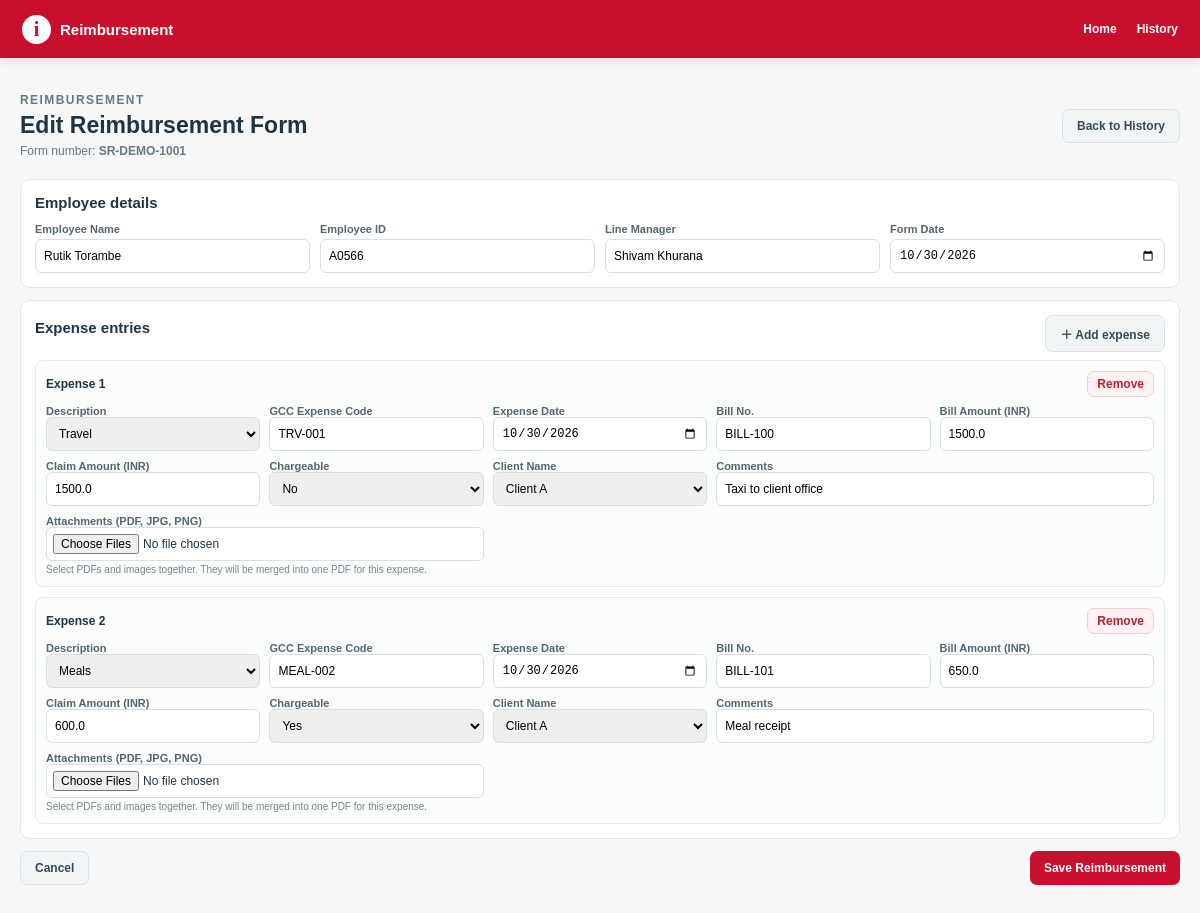
/reimbursement/SR-DEMO-1001/edit, run on an earlier commit of the app's database.
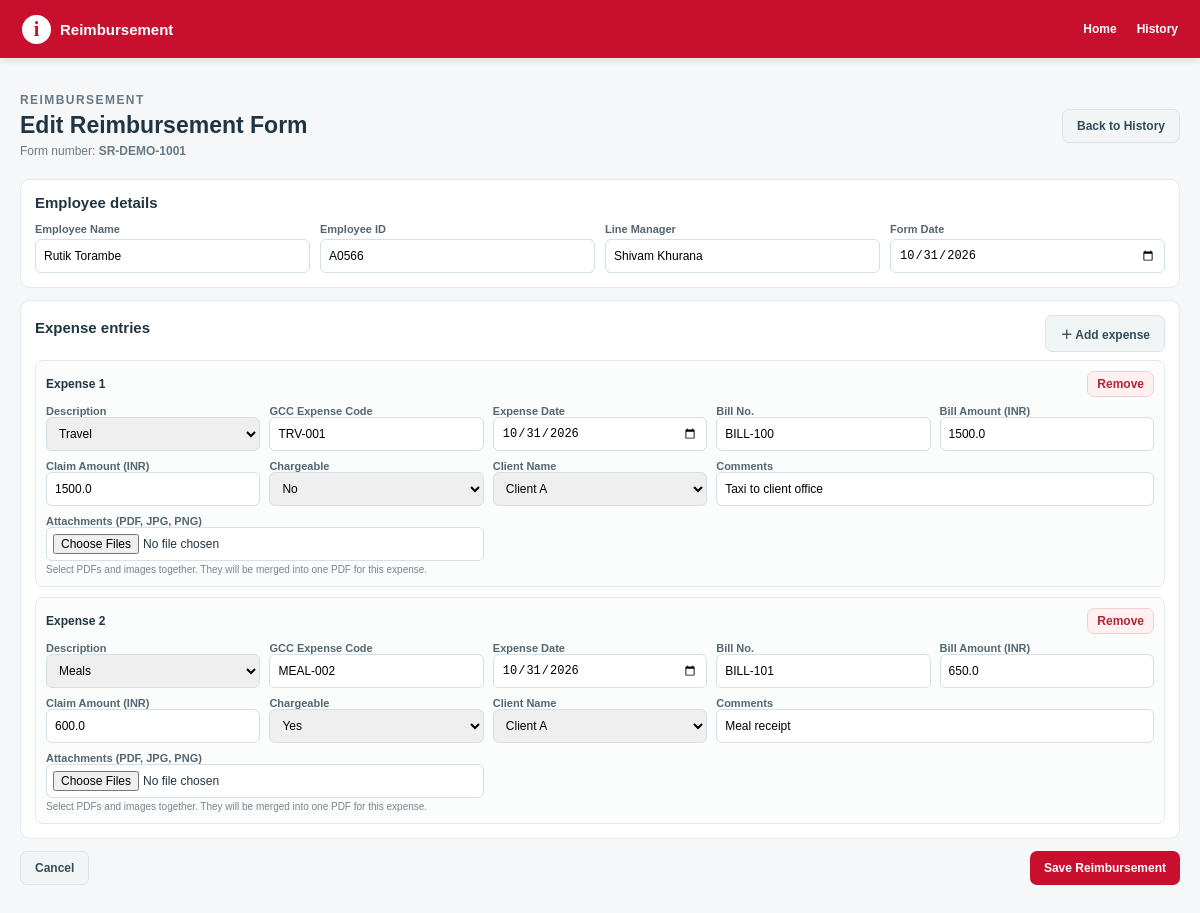
And on a later commit of the database.
### app.py (models this page shows, shortened)
class ExpenseSundry(db.Model):
    __tablename__ = "ExpenseSundry"
    FormNo = db.Column(db.String(255), primary_key=True)
    Item = db.Column(db.Integer, primary_key=True)
    FormDate = db.Column(db.Float)
    EmpID = db.Column(db.String(255))
    EName = db.Column(db.String(255))
    Manager = db.Column(db.String(255))
    Description = db.Column(db.String(255))
    GCCExpCode = db.Column(db.String(255))
    ExpenseDate = db.Column(db.Float)
    BillNo = db.Column(db.String(255))
    BillAmount = db.Column(db.Float, default=0)
    ClaimAmount = db.Column(db.Float, default=0)
    Chargeable = db.Column(db.String(20), default="NO")
    ClientName = db.Column(db.String(255))
    Comments = db.Column(db.String(1000))
    Status = db.Column(db.String(100), default="Submitted")
    DocumentID = db.Column(db.String(1000))
    AttachmentCheck = db.Column(db.String(50))
    ManagerApproval = db.Column(db.String(50), nullable=True, default="Pending", server_default=db.text("'Pending'"))
    HRApproval = db.Column(db.String(50), nullable=True, default="Pending", server_default=db.text("'Pending'"))
    SignatoryApproval = db.Column(db.String(50), nullable=True, default="Pending", server_default=db.text("'Pending'"))
    TeamHeadApproval = db.Column(db.String(50), nullable=True, default="Pending", server_default=db.text("'Pending'"))
    AdminApproval = db.Column(db.String(50), nullable=True, default="Pending", server_default=db.text("'Pending'"))
    ManagerApprovalBy = db.Column(db.String(255), nullable=True)
    HRApprovalBy = db.Column(db.String(255), nullable=True)
    SignatoryApprovalBy = db.Column(db.String(255), nullable=True)
    TeamHeadApprovalBy = db.Column(db.String(255), nullable=True)
    AdminApprovalBy = db.Column(db.String(255), nullable=True)
    FormReviewComments = db.Column(db.String(1000), nullable=True)
    ManagerApprovalDate = db.Column(db.Float, nullable=True)
    HRApprovalDate = db.Column(db.Float, nullable=True)
    SignatoryApprovalDate = db.Column(db.Float, nullable=True)
    TeamHeadApprovalDate = db.Column(db.Float, nullable=True)
    AdminApprovalDate = db.Column(db.Float, nullable=True)

### app.py (the view, shortened to what this page needs)
@app.route("/reimbursement/<form_no>/<action>", methods=["GET", "POST"])
def form_action(form_no, action):
    if action not in {"view", "edit", "delete"}:
        abort(404)
    rows = all_rows(form_no)
    if not rows:
        abort(404)
    if action == "view":
        return page("View Form", "view.html", form_no=form_no, rows=rows)
    first = rows[0]
    header = {"EName": first.EName or "", "EmpID": first.EmpID or "",
              "Manager": first.Manager or "", "FormDate": excel_serial_to_input(first.FormDate) or date.today().isoformat()}
    return page("Edit Form", "form.html", mode="edit", form_no=form_no, rows=rows,
                header=header, today=date.today().isoformat(),
                descriptions=descriptions(), clients=clients(), gcc_codes=GCC_DESCRIPTION_CODES)

### app.py (called while the page is built)
def excel_serial_to_datetime(value):
    if value is None or str(value).strip() == "":
        return None
    if isinstance(value, datetime):
        return value
    text_value = str(value).strip()
    try:
        return EXCEL_EPOCH + timedelta(days=float(text_value))
    except (ValueError, TypeError, OverflowError):
        try:
            return datetime.strptime(text_value[:10], "%Y-%m-%d")
        except ValueError:
            return None

def excel_serial_to_input(value):
    parsed = excel_serial_to_datetime(value)
    return parsed.strftime("%Y-%m-%d") if parsed else ""

@app.template_filter("excel_date_input")
def excel_date_input_filter(value):
    return excel_serial_to_input(value)

def all_rows(form_no):
    return ExpenseSundry.query.filter_by(FormNo=form_no).order_by(ExpenseSundry.Item.asc()).all()

def page(title, template, **context):
    return render_template(template, title=title, **context)

def descriptions():
    return list(GCC_DESCRIPTION_CODES.keys())

def clients():
    return ["Select Client", "Client A", "Client B", "Client C", "Internal"]

### templates/form.html (shortened to what this page needs)
{% extends "base.html" %}
{% block content %}
<div class="form-page">
  <div class="form-head"><div><p class="eyebrow">REIMBURSEMENT</p><h1>{{ 'New Sundry Reimbursement Form' if mode=='new' else 'Edit Reimbursement Form' }}</h1><p>Form number: <strong>{{ form_no }}</strong></p></div><a class="btn btn-light" href="{{ url_for('history') }}">Back to History</a></div>
  <form method="post" enctype="multipart/form-data" id="expense-form">
    <section class="form-panel"><h2>Employee details</h2><div class="form-grid">
      <label>Employee Name<input name="EName" required value="{{ header.get('EName','') }}"></label>
      <label>Employee ID<input name="EmpID" required value="{{ header.get('EmpID','') }}"></label>
      <label>Line Manager<input name="Manager" value="{{ header.get('Manager','') }}"></label>
      <label>Form Date<input type="date" name="FormDate" value="{{ header.get('FormDate',today) }}"></label>
    </div></section>
    <section class="form-panel"><div class="row-head"><h2>Expense entries</h2><button type="button" class="btn btn-light" id="add-expense">＋ Add expense</button></div>
      <div class="expense-list" id="expense-list">
      {% for r in rows %}
      <article class="expense-row">
        <div class="row-head"><strong>Expense <span class="row-number">{{ loop.index }}</span></strong><button type="button" class="btn btn-remove remove-expense">Remove</button></div>
        <div class="expense-row-grid">
          <div class="expense-field"><label>Description</label><select name="Description[]" class="description" required>{% for d in descriptions %}<option value="{{ d }}" {% if r.Description==d %}selected{% endif %}>{{ d }}</option>{% endfor %}</select></div>
          <div class="expense-field"><label>GCC Expense Code</label><input name="GCCExpCode[]" class="gcc-code" value="{{ gcc_codes.get(r.Description,'') }}" readonly></div>
          <div class="expense-field"><label>Expense Date</label><input type="date" name="ExpenseDate[]" value="{{ r.ExpenseDate|excel_date_input }}"></div>
          <div class="expense-field"><label>Bill No.</label><input name="BillNo[]" value="{{ r.BillNo or '' }}"></div>
          <div class="expense-field"><label>Bill Amount (INR)</label><input type="number" step="0.01" min="0" name="BillAmount[]" value="{{ r.BillAmount or 0 }}"></div>
          <div class="expense-field"><label>Claim Amount (INR)</label><input type="number" step="0.01" min="0" name="ClaimAmount[]" value="{{ r.ClaimAmount or 0 }}"></div>
          <div class="expense-field"><label>Chargeable</label><select name="Chargeable[]"><option value="NO" {% if (r.Chargeable or 'NO')=='NO' %}selected{% endif %}>No</option><option value="YES" {% if r.Chargeable=='YES' %}selected{% endif %}>Yes</option></select></div>
          <div class="expense-field"><label>Client Name</label><select name="ClientName[]">{% for c in clients %}<option value="{{ c }}" {% if r.ClientName==c %}selected{% endif %}>{{ c }}</option>{% endfor %}</select></div>
          <div class="expense-field wide"><label>Comments</label><input name="Comments[]" value="{{ r.Comments or '' }}"></div>
          <div class="expense-field wide"><label>Attachments (PDF, JPG, PNG)</label><input type="file" name="attachments_{{ loop.index0 }}" accept=".pdf,.jpg,.jpeg,.png" multiple><span class="form-note">Select PDFs and images together. They will be merged into one PDF for this expense.</span></div>
        </div>
      </article>
      {% endfor %}
      </div>
    </section>
    <div class="form-actions"><a class="btn btn-light" href="{{ url_for('history') }}">Cancel</a><button class="btn btn-red" type="submit">Save Reimbursement</button></div>
  </form>
</div>
{% endblock %}

What changed in the data, as far as the page shows it:
changed ExpenseSundry "Travel": ExpenseDate|excel_date_input "10/30/2026" → "10/31/2026"
changed ExpenseSundry "Meals": ExpenseDate|excel_date_input "10/30/2026" → "10/31/2026"
Also different on the page:
form field FormDate: "10/30/2026" → "10/31/2026"
